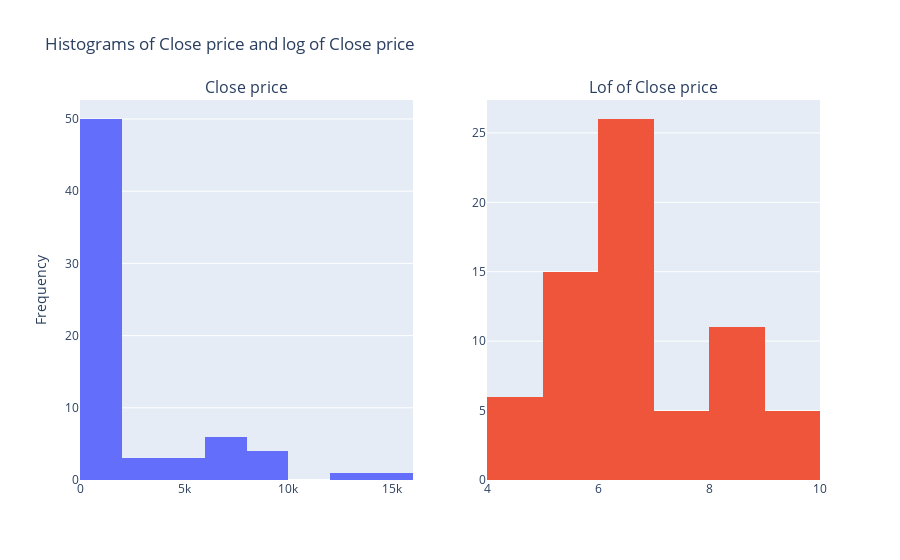

Notebook code cell kept with this figure:
### Markdown cell above
#### 3.2 Log transformation
If the data show variation that increases or decreases with the level of the series (non-constant variance), then the process is nonstationary and a transformation is often desirable to suppress the variance and make it stationary. Logarithmic transformation or power transformation (box-cox transformation) are often employed.

In this section, we apply the log transformation on the daily close price to to suppress the non-constant variance. However, the log of the close price is still non-stationary from the Dickey–Fuller test, which indicates the further differencing is needed.

### Code cell
# plot histogram of close price and log of close price
plot_price_and_log(btc_month.close, 'Close price')

### Figure 1 — Plotly figure (JSON) as saved in the notebook; plotly's stock layout.template omitted (floating-point values rounded to 4 significant figures)
{"data": [{"type": "histogram", "x": [139.2, 120.0, 107.8, 90.51, 113.9, 130.1, 158.3, 550.4, 800.8, 844.2, 661.6, 592.2, 461.4, 486.7, 615.9, 618.0, 536.1, 445.2, 364.1, 366.1, 341.3, 248.8, 234.2, 269.0, 235.5, 237.0, 238.1, 279.6, 250.7, 233.6, 264.9, 348.9, 424.5, 410.8, 404.4, 416.5, 434.3, 462.0, 642.9, 661.4, 579.6, 605.8, 643.6, 726.3, 828.1, 914.9, 1063.0, 1129.0, 1207.0, 1895.0, 2636.0, 2519.0, 3881.0, 4065.0, 5360.0, 7813.0, 15290.0, 13090.0, 9472.0, 9041.0, 8034.0, 8451.0, 6794.0, 7146.0, 6700.0, 6611.0, 6485.0, 5452.0], "xaxis": "x", "yaxis": "y"}, {"type": "histogram", "x": [4.936, 4.787, 4.68, 4.505, 4.735, 4.868, 5.065, 6.311, 6.686, 6.738, 6.495, 6.384, 6.134, 6.188, 6.423, 6.427, 6.284, 6.098, 5.898, 5.903, 5.833, 5.517, 5.456, 5.595, 5.462, 5.468, 5.473, 5.633, 5.524, 5.454, 5.579, 5.855, 6.051, 6.018, 6.002, 6.032, 6.074, 6.135, 6.466, 6.494, 6.362, 6.407, 6.467, 6.588, 6.719, 6.819, 6.968, 7.029, 7.096, 7.547, 7.877, 7.832, 8.264, 8.31, 8.587, 8.964, 9.635, 9.479, 9.156, 9.109, 8.991, 9.042, 8.824, 8.874, 8.81, 8.796, 8.777, 8.604], "xaxis": "x2", "yaxis": "y2"}], "layout": {"annotations": [{"font": {"size": 16}, "showarrow": false, "text": "Close price", "x": 0.225, "xanchor": "center", "xref": "paper", "y": 1, "yanchor": "bottom", "yref": "paper"}, {"font": {"size": 16}, "showarrow": false, "text": "Lof of Close price", "x": 0.775, "xanchor": "center", "xref": "paper", "y": 1, "yanchor": "bottom", "yref": "paper"}], "showlegend": false, "title": {"text": "Histograms of Close price and log of Close price"}, "xaxis": {"anchor": "y", "domain": [0, 0.45]}, "xaxis2": {"anchor": "y2", "domain": [0.55, 1]}, "yaxis": {"anchor": "x", "domain": [0, 1], "title": {"text": "Frequency"}}, "yaxis2": {"anchor": "x2", "domain": [0, 1]}}}
